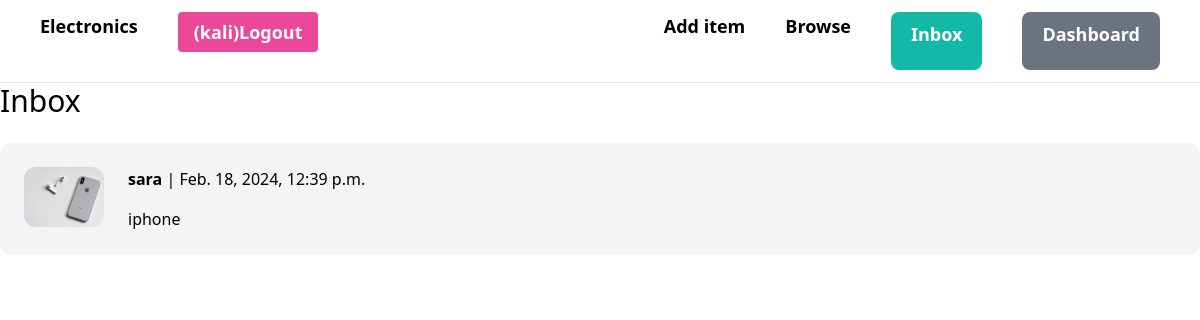
Screenshot of /inbox/ (signed in) with the database file from the repository.
### conversation/models.py (models this page shows)
class Conversation(models.Model):
    item = models.ForeignKey(ItemModel, related_name='conversations', on_delete=models.CASCADE)
    members = models.ManyToManyField(User, related_name='conversations')
    created_at = models.DateTimeField(auto_now_add=True)
    modified_at = models.DateTimeField(auto_now=True)
    class Meta:
        ordering = ('-modified_at',)

### item/models.py (models this page shows, shortened)
class ItemModel(models.Model):
    catagory=models.ForeignKey(CatagoryModel,related_name='items',on_delete=models.CASCADE)
    name=models.CharField(max_length=200)
    description=models.TextField(blank=True)
    price=models.FloatField()
    isSold=models.BooleanField(default=False)
    creator=models.ForeignKey(User,on_delete=models.CASCADE,blank=True)
    createdAt=models.DateTimeField(auto_now_add=True)
    image=models.ImageField(upload_to="uploads")

### conversation/views.py (the view)
# urls.py: path('', views.inbox, name='inbox'),
@login_required
def inbox(request):
    conversations = Conversation.objects.filter(members__in=[request.user.id])
    return render(request, 'conversation/inbox.html', {
        'conversations': conversations
    })

### conversation/templates/conversation/inbox.html
{% extends 'core/main.html' %}
{% block content %}
<h1 class="mb-6 text-3xl">Inbox</h1>
<div class="space-y-6">
    {% for conversation in conversations %}
        <a href="{% url 'conversation:detail' conversation.id %}">
            <div class="p-6 flex bg-gray-100 rounded-xl">
                <div class="pr-6">
                    <img src="{{ conversation.item.image.url }}" class="w-20 rounded-xl">
                </div>
                <div>
                    {% for member in conversation.members.all %}
                        {% if member != request.user %}
                            <p class="mb-4"><strong>{{ member.username }}</strong> | {{ conversation.modified_at }}</p>
                            <p>{{ conversation.item.name }}</p>
                        {% endif %}
                    {% endfor %}
                </div>
            </div>
        </a>
    {% endfor %}
</div>
{% endblock %}

### core/templates/core/main.html (shortened to what this page needs)
<html lang="en">
<head>
    <script src="https://cdn.tailwindcss.com"></script>
</head>
<body class="overflow-x-hidden">
    <nav class="px-10 py-3 text-lg flex flex-wrap lg:justify-between justify-center border-b lg:font-semibold">
     <div class="flex gap-10 justify-between">
        <a href="/" class=" hover:text-gray-500 ">Electronics</a>
        {% if request.user.is_authenticated %}
        <form action="{% url 'core:logout' %}" method="post">
           <button class="bg-pink-500 flex font-bold hover:bg-pink-600 hover:text-white inline-block items-center  max-h-10 mr-4 px-4 py-2 rounded shado text-white">
                ({{request.user}})Logout
        </button>
        </form>
        {% endif %}
     </div>
        <div class="lg:flex grid grid-cols-2  flex-wrap lg:gap-10 gap-3 ">
            <a href="{% url 'item:create-item' %}" class=" hover:text-red-500 lg:inline hidden">Add item</a>
            <a href="{% url 'item:items' %}" class=" hover:text-red-500 lg:inline hidden">Browse</a>
            {% if request.user.is_authenticated %}
            <a href="{% url 'conversation:inbox' %}" class="bg-teal-500 hover:bg-teal-700 px-5 py-2 text-white rounded-lg " >Inbox</a>
            <a href="{% url 'dashboard:dashboard' %}" class="bg-gray-500  hover:bg-gray-700 px-5 py-2 text-white rounded-lg">Dashboard</a>
            {% else %}
            <a href="{% url 'core:signUp'%}" class="bg-teal-500 hover:bg-teal-700 px-5 py-2 text-white rounded-lg" >signUp</a>
            {% endif %}
        </div>
    </nav>
   {% block content %}
    {% endblock %}
</body>
</html>

### rows the page displays
Conversation: item.image (picture), modified_at "Feb. 18, 2024, 12:39 p.m.", item.name "iphone"

### other values shown
{{ request.user }} "kali"
{{ member.username }} "sara"
